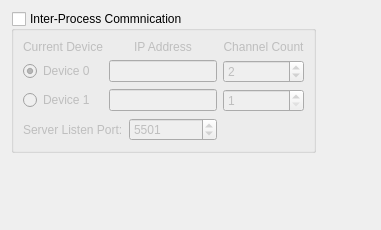
<?xml version="1.0" encoding="UTF-8"?>
<ui version="4.0">
 <class>IpcSettingsWidget</class>
 <widget class="QWidget" name="IpcSettingsWidget">
  <property name="geometry">
   <rect>
    <x>0</x>
    <y>0</y>
    <width>381</width>
    <height>230</height>
   </rect>
  </property>
  <property name="windowTitle">
   <string>Form</string>
  </property>
  <layout class="QGridLayout" name="gridLayout_2">
   <item row="0" column="0">
    <widget class="QGroupBox" name="m_grpIpcEnabled">
     <property name="sizePolicy">
      <sizepolicy hsizetype="MinimumExpanding" vsizetype="Fixed">
       <horstretch>0</horstretch>
       <verstretch>0</verstretch>
      </sizepolicy>
     </property>
     <property name="title">
      <string>Inter-Process Commnication</string>
     </property>
     <property name="checkable">
      <bool>true</bool>
     </property>
     <property name="checked">
      <bool>false</bool>
     </property>
     <layout class="QGridLayout" name="gridLayout">
      <item row="2" column="1">
       <widget class="QLineEdit" name="m_edtDev1Ip"/>
      </item>
      <item row="1" column="2">
       <widget class="QSpinBox" name="m_spinDev0ChnCnt">
        <property name="minimum">
         <number>1</number>
        </property>
        <property name="maximum">
         <number>3</number>
        </property>
        <property name="value">
         <number>2</number>
        </property>
       </widget>
      </item>
      <item row="1" column="1">
       <widget class="QLineEdit" name="m_edtDev0Ip"/>
      </item>
      <item row="2" column="2">
       <widget class="QSpinBox" name="m_spinDev1ChnCnt">
        <property name="minimum">
         <number>1</number>
        </property>
        <property name="maximum">
         <number>3</number>
        </property>
        <property name="value">
         <number>1</number>
        </property>
       </widget>
      </item>
      <item row="0" column="1">
       <widget class="QLabel" name="label">
        <property name="text">
         <string>IP Address</string>
        </property>
        <property name="alignment">
         <set>Qt::AlignCenter</set>
        </property>
       </widget>
      </item>
      <item row="0" column="2">
       <widget class="QLabel" name="label_2">
        <property name="text">
         <string>Channel Count</string>
        </property>
        <property name="alignment">
         <set>Qt::AlignCenter</set>
        </property>
       </widget>
      </item>
      <item row="1" column="0">
       <widget class="QRadioButton" name="m_rdoDevice0">
        <property name="text">
         <string>Device 0</string>
        </property>
        <property name="checked">
         <bool>true</bool>
        </property>
       </widget>
      </item>
      <item row="2" column="0">
       <widget class="QRadioButton" name="m_rdoDevice1">
        <property name="text">
         <string>Device 1</string>
        </property>
       </widget>
      </item>
      <item row="0" column="0">
       <widget class="QLabel" name="label_4">
        <property name="text">
         <string>Current Device</string>
        </property>
        <property name="alignment">
         <set>Qt::AlignCenter</set>
        </property>
       </widget>
      </item>
      <item row="3" column="0" colspan="2">
       <layout class="QHBoxLayout" name="horizontalLayout">
        <item>
         <widget class="QLabel" name="label_3">
          <property name="text">
           <string>Server Listen Port:</string>
          </property>
         </widget>
        </item>
        <item>
         <widget class="QSpinBox" name="m_spinListenPort">
          <property name="sizePolicy">
           <sizepolicy hsizetype="Expanding" vsizetype="Fixed">
            <horstretch>0</horstretch>
            <verstretch>0</verstretch>
           </sizepolicy>
          </property>
          <property name="minimum">
           <number>1024</number>
          </property>
          <property name="maximum">
           <number>65535</number>
          </property>
          <property name="value">
           <number>5501</number>
          </property>
         </widget>
        </item>
       </layout>
      </item>
     </layout>
    </widget>
   </item>
   <item row="0" column="1">
    <spacer name="horizontalSpacer">
     <property name="orientation">
      <enum>Qt::Horizontal</enum>
     </property>
     <property name="sizeHint" stdset="0">
      <size>
       <width>45</width>
       <height>20</height>
      </size>
     </property>
    </spacer>
   </item>
   <item row="1" column="0">
    <spacer name="verticalSpacer">
     <property name="orientation">
      <enum>Qt::Vertical</enum>
     </property>
     <property name="sizeHint" stdset="0">
      <size>
       <width>20</width>
       <height>79</height>
      </size>
     </property>
    </spacer>
   </item>
  </layout>
 </widget>
 <resources/>
 <connections/>
</ui>
